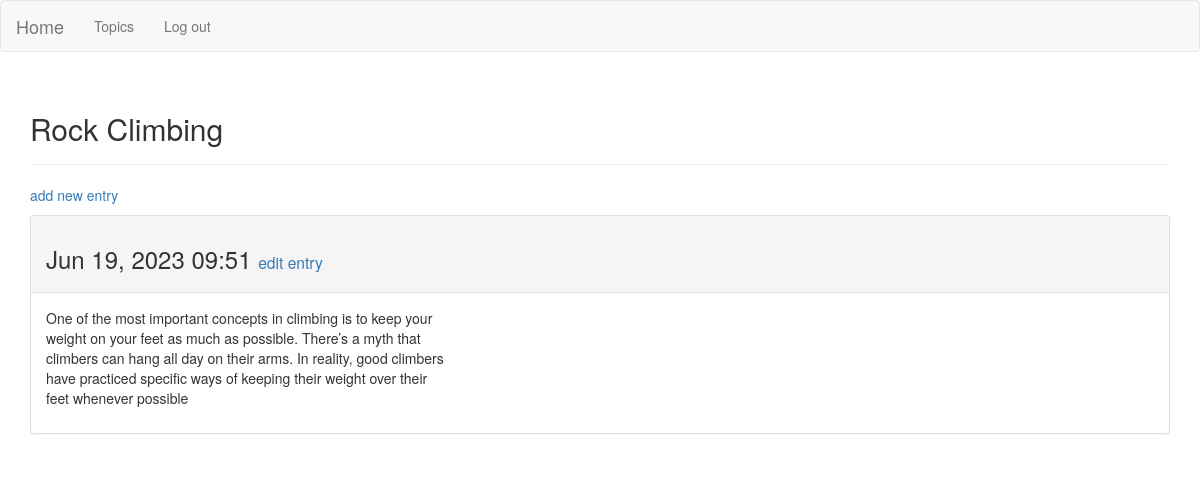
The page /topics/2/ (signed in) on the database its author committed.
### learning_logs/models.py (models this page shows, shortened)
class Topic(models.Model):
    text = models.CharField(max_length=200)
    date_added = models.DateTimeField(auto_now_add=True)
    owner = models.ForeignKey(User, on_delete=models.CASCADE)
    def __str__(self):
        return self.text

class Entry(models.Model):
    topic = models.ForeignKey(Topic, on_delete=models.CASCADE)
    text = models.TextField()
    date_added = models.DateTimeField(auto_now_add=True)
    class Meta:
        verbose_name_plural = "entries"

### learning_logs/views.py (the view)
# urls.py: path('topics/<int:topic_id>/', views.topic, name='topic'),
@login_required
def topic(request, topic_id):
    topic = get_object_or_404(Topic, id=topic_id, owner=request.user)
    entries = topic.entry_set.order_by('-date_added')
    context = {'topic': topic, 'entries': entries}
    return render(request, 'learning_logs/topic.html', context)

### learning_logs/templates/learning_logs/topic.html
{% extends 'learning_logs/base.html' %}
{% load bootstrap3 %}
{% block header %}
<h2>{{ topic }}</h2>
{% endblock header %}
{% block content %}
<p>
    <a href="{% url 'learning_logs:new_entry' topic.id %}">add new entry</a>
</p>
{% for entry in entries %}
<div class="panel panel-default">
    <div class="panel-heading">
        <h3>
            {{ entry.date_added|date:'M d, Y H:i' }}
            <small>
                <a href="{% url 'learning_logs:edit_entry' entry.id %}">edit entry</a>
            </small>
        </h3>
    </div>
    <div class="panel-body">
        {{ entry.text|linebreaks }}
    </div>
</div>
{% empty %}
<li>
    There are no entries for this topic yet.
</li>
{% endfor %}
{% endblock content %}

### rows shown on the page
Topic: text "Rock Climbing"
Entry: date_added "Jun 19, 2023 09:51", text "One of the most important concepts in climbing is to keep your weight on your feet as much as possible. There’s a myth that climbers can hang all day on their arms. In reality, good climbers have practiced specific ways of keeping their weight over their feet whenever possible"
